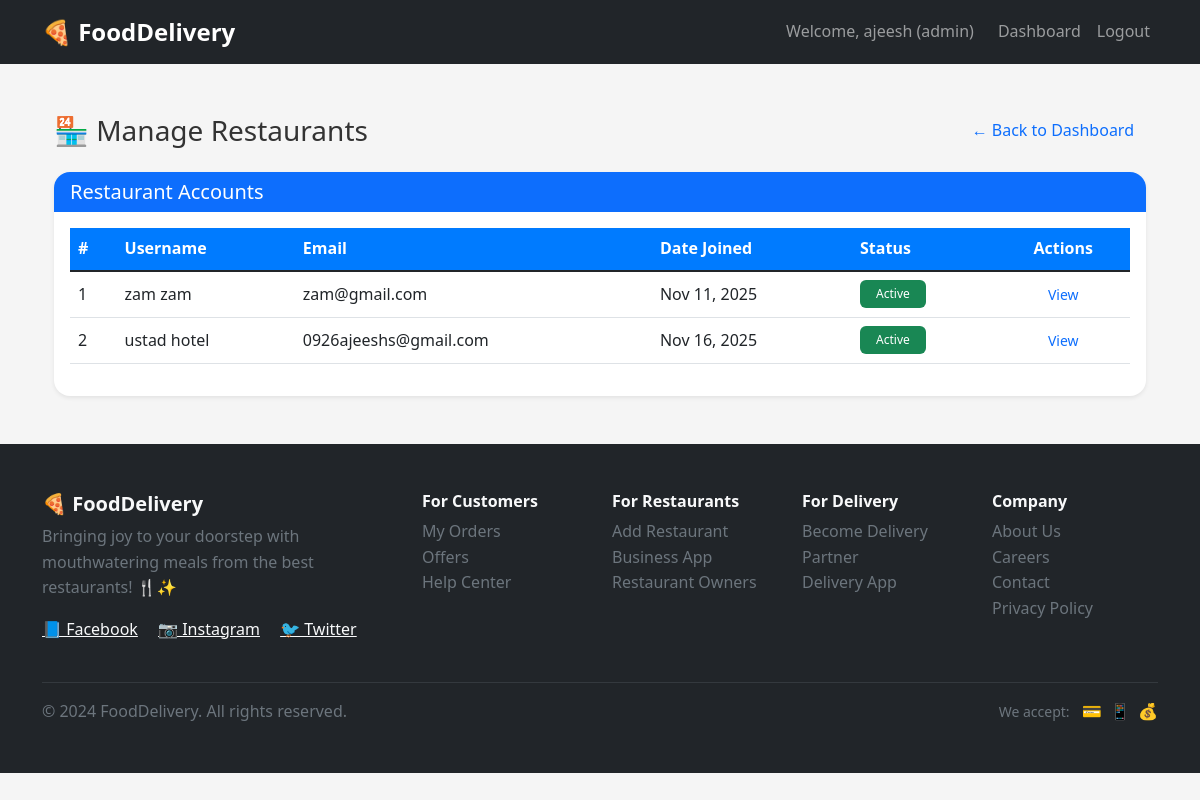
Screenshot of /fooddelivery/admin/manage-restaurants/ (signed in) with the database file from the repository.
### foodapp/models.py (models this page shows, shortened)
class CustomUser(AbstractUser):
    username = models.CharField(max_length=20, unique=True)
    email = models.EmailField(unique=True)
    phone_number = models.CharField(max_length=10,default='0000000000')
    address = models.TextField(max_length=100, blank=True, null=True)
    ROLE_CHOICES = (
        ('admin', 'Admin'),
        ('customer', 'Customer'),
        ('restaurant', 'Restaurant'),
        ('delivery', 'Delivery Partners'),
    )
    role = models.CharField(max_length=10, choices=ROLE_CHOICES, default='customer')
    is_verified = models.BooleanField(default=False)

### foodapp/views.py (the view)
# urls.py: path('admin/manage-restaurants/', manage_restaurant, name='manage_restaurants'),
@login_required
def manage_restaurant(request):
    if not (request.user.is_superuser or request.user.role == 'admin'):
        messages.error(request, "You are not authorized.")
        return redirect('dashboard')
    restaurants = CustomUser.objects.filter(role='restaurant')
    return render(request, 'manage_restaurants.html', {'restaurants': restaurants})

### Templates/manage_restaurants.html (shortened to what this page needs)
{% extends 'base.html' %}
{% block content %}
<div class="container mt-5">
    <div class="d-flex justify-content-between align-items-center mb-4">
        <h3 class="mb-0">🏪 Manage Restaurants</h3>
        <a href="{% url 'dashboard' %}" class="btn btn-outline-primary">
            ← Back to Dashboard
        </a>
    </div>
    <div class="card shadow-sm">
        <div class="card-header bg-primary text-white">
            <h5 class="mb-0">Restaurant Accounts</h5>
        </div>
        <div class="card-body">
            {% if restaurants %}
            <div class="table-responsive">
                <table class="table table-hover align-middle">
                    <thead class="table-light">
                        <tr>
                            <th>#</th>
                            <th>Username</th>
                            <th>Email</th>
                            <th>Date Joined</th>
                            <th>Status</th>
                            <th class="text-center">Actions</th>
                        </tr>
                    </thead>
                    <tbody>
                        {% for restaurant in restaurants %}
                        <tr>
                            <td>{{ forloop.counter }}</td>
                            <td>{{ restaurant.username }}</td>
                            <td>{{ restaurant.email }}</td>
                            <td>{{ restaurant.date_joined|date:"M d, Y" }}</td>
                            <td>
                                {% if restaurant.is_active %}
                                <span class="badge bg-success">Active</span>
                                {% else %}
                                <span class="badge bg-secondary">Inactive</span>
                                {% endif %}
                            </td>
                            <td class="text-center">
                                <a href="{% url 'view_restaurant' restaurant.id %}" class="btn btn-sm btn-outline-primary">
                                    View
                                </a>
                            </td>
                        </tr>
                        {% endfor %}
                    </tbody>
                </table>
            </div>
            {% else %}
            <div class="alert alert-warning text-center mb-0">
                No restaurants found.
            </div>
            {% endif %}
        </div>
    </div>
</div>
{% endblock %}

### Templates/base.html (shortened to what this page needs)
<!DOCTYPE html>
<html lang="en">
<head>
    <link href="https://cdn.jsdelivr.net/npm/bootstrap@5.1.3/dist/css/bootstrap.min.css" rel="stylesheet">
    <link href="/static/css/style.css" rel="stylesheet">
</head>
<body>
    <nav class="navbar navbar-expand-lg navbar-dark bg-dark">
        <div class="container">
            <a class="navbar-brand" href="{% url 'home' %}">🍕 FoodDelivery</a>
            <div class="navbar-nav ms-auto">
                {% if user.is_authenticated %}
                    <span class="navbar-text me-3">Welcome, {{ user.username }} ({{ user.role }})</span>
                    <a class="nav-link" href="{% url 'dashboard' %}">Dashboard</a>
                    <a class="nav-link" href="{% url 'logout' %}">Logout</a>
                {% else %}
                    <a class="nav-link" href="{% url 'login' %}">Login</a>
                    <a class="nav-link" href="{% url 'register_customer' %}">Register</a>
                {% endif %}
            </div>
        </div>
    </nav>
    <main class="container mt-4">
        {% block content %}
        {% endblock %}
    </main>
    <footer class="bg-dark text-light mt-5">
        <div class="container py-5">
            <div class="row">
                <div class="col-md-4 mb-4">
                    <h5 class="fw-bold">🍕 FoodDelivery</h5>
                    <p class="text-muted">Bringing joy to your doorstep with mouthwatering meals from the best restaurants! 🍴✨</p>
                    <div class="social-links">
                        <a href="#" class="text-light me-3">📘 Facebook</a>
                        <a href="#" class="text-light me-3">📷 Instagram</a>
                        <a href="#" class="text-light">🐦 Twitter</a>
                    </div>
                </div>
                <div class="col-md-2 mb-4">
                    <h6 class="fw-bold">For Customers</h6>
                    <ul class="list-unstyled">
                        <li><a href="#" class="text-muted text-decoration-none">My Orders</a></li>
                        <li><a href="#" class="text-muted text-decoration-none">Offers</a></li>
                        <li><a href="#" class="text-muted text-decoration-none">Help Center</a></li>
                    </ul>
                </div>
                <div class="col-md-2 mb-4">
                    <h6 class="fw-bold">For Restaurants</h6>
                    <ul class="list-unstyled">
                        <li><a href="{% url 'register_restaurant' %}" class="text-muted text-decoration-none">Add Restaurant</a></li>
                        <li><a href="#" class="text-muted text-decoration-none">Business App</a></li>
                        <li><a href="#" class="text-muted text-decoration-none">Restaurant Owners</a></li>
                    </ul>
                </div>
                <div class="col-md-2 mb-4">
                    <h6 class="fw-bold">For Delivery</h6>
                    <ul class="list-unstyled">
                        <li><a href="{% url 'register_delivery' %}" class="text-muted text-decoration-none">Become Delivery Partner</a></li>
                        <li><a href="#" class="text-muted text-decoration-none">Delivery App</a></li>
                    </ul>
                </div>
                <div class="col-md-2 mb-4">
                    <h6 class="fw-bold">Company</h6>
                    <ul class="list-unstyled">
                        <li><a href="#" class="text-muted text-decoration-none">About Us</a></li>
                        <li><a href="#" class="text-muted text-decoration-none">Careers</a></li>
                        <li><a href="#" class="text-muted text-decoration-none">Contact</a></li>
                        <li><a href="#" class="text-muted text-decoration-none">Privacy Policy</a></li>
                    </ul>
                </div>
            </div>
            <hr class="bg-secondary">
            <div class="row align-items-center">
                <div class="col-md-6">
                    <p class="text-muted mb-0">&copy; 2024 FoodDelivery. All rights reserved.</p>
                </div>
                <div class="col-md-6 text-md-end">
                    <div class="payment-methods">
                        <small class="text-muted">We accept:</small>
                        <span class="ms-2">💳</span>
                        <span class="ms-1">📱</span>
                        <span class="ms-1">💰</span>
                    </div>
                </div>
            </div>
        </div>
    </footer>
</body>
</html>

### static/css/style.css (style rules this page uses)
:root { --primary-color: #007bff; --secondary-color: #6c757d; --success-color: #28a745; --warning-color: #ffc107; --danger-color: #dc3545; --info-color: #17a2b8; --dark-color: #343a40; --light-color: #f8f9fa; }
* { margin: 0; padding: 0; box-sizing: border-box; }
body { font-family: 'Segoe UI', Tahoma, Geneva, Verdana, sans-serif; background-color: #f5f5f5; line-height: 1.6; color: #333; }
.navbar-brand { font-weight: bold; font-size: 1.5rem; }
.navbar-nav .nav-link { font-weight: 500; transition: color 0.3s ease; }
.card { border: none; border-radius: 1rem; box-shadow: 0 0.125rem 0.25rem rgba(0, 0, 0, 0.075); transition: all 0.3s ease; margin-bottom: 1.5rem; }
.card-header { border-radius: 1rem 1rem 0 0 !important; border: none; font-weight: 600; }
.btn { border-radius: 0.5rem; font-weight: 500; transition: all 0.3s ease; border: none; }
.badge { border-radius: 0.375rem; font-weight: 500; padding: 0.5rem 1rem; }
.table th { background-color: var(--primary-color); color: white; border: none; }

### rows the page displays
CustomUser: username "ajeesh", role "admin"
CustomUser: username "zam zam", email "zam@gmail.com", date_joined "Nov 11, 2025", is_active "Active"
CustomUser: username "ustad hotel", email "0926ajeeshs@gmail.com", date_joined "Nov 16, 2025", is_active "Active"
